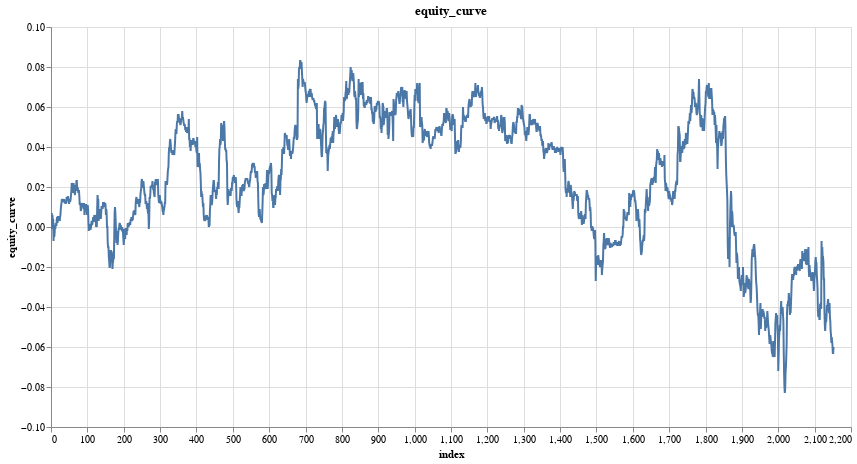

Write notebook code for a chart like this one.
### Code cell
research.plot_column(trade_results, 'equity_curve')
# Issue with something that I did'nt installed but I think as we can see  in the view that we are not gaining any thing here

### Figure 1 — Vega specification as saved in the notebook (floating-point values rounded to 4 significant figures; data arrays with more than 128 entries replaced by an {"elided": "..."} marker saying what was removed)
{"$schema": "https://vega.github.io/schema/vega/v5.json", "data": [{"name": "param_11_store"}, {"name": "source_0", "values": {"elided": "2153 records"}}, {"name": "source_0_x_domain_index", "values": [{"min": 0, "max": 2152}]}, {"name": "source_0_y_domain_equity_curve", "values": [{"min": -0.083, "max": 0.083}]}], "signals": [{"name": "unit", "value": {}, "on": [{"events": "pointermove", "update": "isTuple(group()) ? group() : unit"}]}, {"name": "param_11", "update": "vlSelectionResolve(\"param_11_store\", \"union\")"}, {"name": "param_11_index", "on": [{"events": [{"source": "view", "type": "dblclick"}], "update": "null"}, {"events": {"signal": "param_11_translate_delta"}, "update": "panLinear(param_11_translate_anchor.extent_x, -param_11_translate_delta.x / width)"}, {"events": {"signal": "param_11_zoom_delta"}, "update": "zoomLinear(domain(\"x\"), param_11_zoom_anchor.x, param_11_zoom_delta)"}]}, {"name": "param_11_equity_curve", "on": [{"events": [{"source": "view", "type": "dblclick"}], "update": "null"}, {"events": {"signal": "param_11_translate_delta"}, "update": "panLinear(param_11_translate_anchor.extent_y, param_11_translate_delta.y / height)"}, {"events": {"signal": "param_11_zoom_delta"}, "update": "zoomLinear(domain(\"y\"), param_11_zoom_anchor.y, param_11_zoom_delta)"}]}, {"name": "param_11_tuple", "on": [{"events": [{"signal": "param_11_index || param_11_equity_curve"}], "update": "param_11_index && param_11_equity_curve ? {unit: \"\", fields: param_11_tuple_fields, values: [param_11_index,param_11_equity_curve]} : null"}]}, {"name": "param_11_tuple_fields", "value": [{"field": "index", "channel": "x", "type": "R"}, {"field": "equity_curve", "channel": "y", "type": "R"}]}, {"name": "param_11_translate_anchor", "value": {}, "on": [{"events": [{"source": "scope", "type": "pointerdown"}], "update": "{x: x(unit), y: y(unit), extent_x: domain(\"x\"), extent_y: domain(\"y\")}"}]}, {"name": "param_11_translate_delta", "value": {}, "on": [{"events": [{"source": "window", "between": [{"source": "scope", "type": "pointerdown"}, {"source": "window", "type": "pointerup"}], "type": "pointermove", "consume": true}], "update": "{x: param_11_translate_anchor.x - x(unit), y: param_11_translate_anchor.y - y(unit)}"}]}, {"name": "param_11_zoom_anchor", "on": [{"events": [{"source": "scope", "consume": true, "type": "wheel"}], "update": "{x: invert(\"x\", x(unit)), y: invert(\"y\", y(unit))}"}]}, {"name": "param_11_zoom_delta", "on": [{"events": [{"source": "scope", "type": "wheel", "consume": true}], "update": "pow(1.001, event.deltaY * pow(16, event.deltaMode))", "force": true}]}, {"name": "param_11_modify", "on": [{"events": {"signal": "param_11_tuple"}, "update": "modify(\"param_11_store\", param_11_tuple, true)"}]}], "marks": [{"type": "line", "name": "marks", "from": {"data": "source_0"}, "sort": {"field": "x"}, "encode": {"update": {"tooltip": {"signal": "{\"index\": format(datum[\"index\"], \"\"), \"equity_curve\": format(datum[\"equity_curve\"], \"\")}"}, "stroke": {"value": "#4c78a8"}, "x": {"field": "index", "scale": "x"}, "y": {"field": "equity_curve", "scale": "y"}, "defined": {"signal": "isValid(datum[\"index\"]) && isFinite(+datum[\"index\"]) && isValid(datum[\"equity_curve\"]) && isFinite(+datum[\"equity_curve\"])"}}}, "clip": true, "style": ["line"], "interactive": true}], "scales": [{"name": "x", "type": "linear", "domain": [{"signal": "(data(\"source_0_x_domain_index\")[0] || {}).min"}, {"signal": "(data(\"source_0_x_domain_index\")[0] || {}).max"}], "range": [0, {"signal": "width"}], "nice": true, "zero": false, "domainRaw": {"signal": "param_11[\"index\"]"}}, {"name": "y", "type": "linear", "domain": [{"signal": "(data(\"source_0_y_domain_equity_curve\")[0] || {}).min"}, {"signal": "(data(\"source_0_y_domain_equity_curve\")[0] || {}).max"}], "range": [{"signal": "height"}, 0], "domainRaw": {"signal": "param_11[\"equity_curve\"]"}, "zero": true, "nice": true}], "axes": [{"scale": "x", "ticks": false, "tickCount": {"signal": "ceil(width/40)"}, "domain": false, "gridScale": "y", "grid": true, "orient": "bottom", "maxExtent": 0, "minExtent": 0, "labels": false, "zindex": 0, "aria": false}, {"scale": "y", "gridScale": "x", "orient": "left", "labels": false, "maxExtent": 0, "ticks": false, "aria": false, "domain": false, "grid": true, "zindex": 0, "minExtent": 0, "tickCount": {"signal": "ceil(height/40)"}}, {"scale": "x", "labelOverlap": true, "zindex": 0, "title": "index", "tickCount": {"signal": "ceil(width/40)"}, "labelFlush": true, "orient": "bottom", "grid": false}, {"scale": "y", "labelOverlap": true, "tickCount": {"signal": "ceil(height/40)"}, "zindex": 0, "orient": "left", "title": "equity_curve", "grid": false}], "title": {"text": "equity_curve", "frame": "group"}, "background": "white", "width": 800, "height": 400, "style": "cell", "padding": 5}
